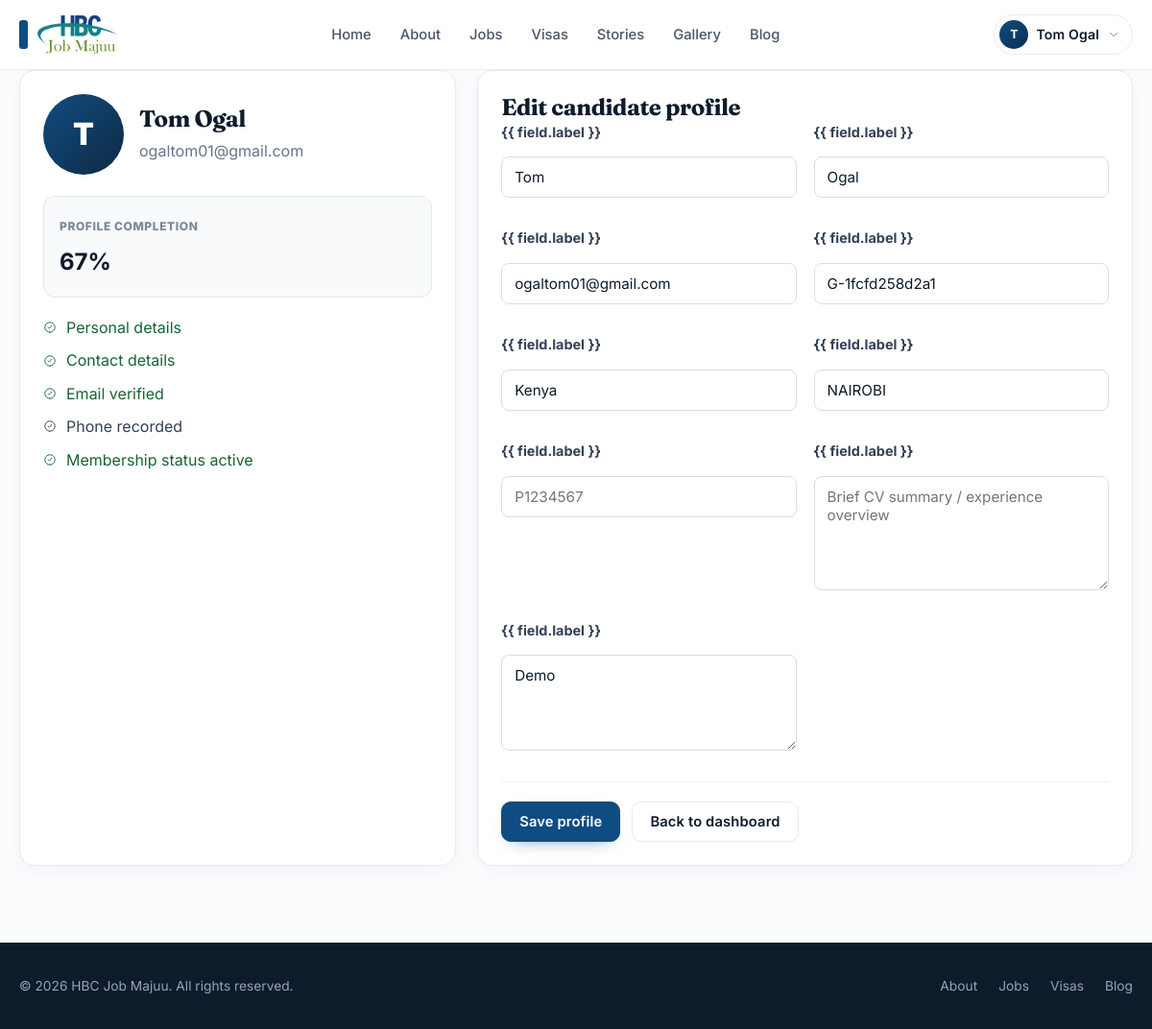
The page /profile/ (signed in) on the database its author committed.
### client/models.py (models this page shows, shortened)
class User(AbstractUser):
    class Role(models.TextChoices):
        USER = "USER", "Candidate"
        ADMIN = "ADMIN", "Super Admin"
        ADMIN_SUPER = "ADMIN_SUPER", "Super Admin"
        ADMIN_HANDLER = "ADMIN_HANDLER", "Admin Handler"
        PARTNER = "PARTNER", "Partner Reviewer"
        CONTENT_MANAGER = "CONTENT_MANAGER", "Content Manager"
        DIGITAL_MARKETING = "DIGITAL_MARKETING", "Digital Marketing"
        FINANCE_OFFICER = "FINANCE_OFFICER", "Finance Officer"
        ATS_COORDINATOR = "ATS_COORDINATOR", "ATS Coordinator"
    class MembershipTier(models.TextChoices):
        FREE = "FREE", "Free"
        MEMBER = "MEMBER", "Member"
        PLACED = "PLACED", "Placed"
    class NeaimsStatus(models.TextChoices):
        PENDING = "PENDING_REGISTRATION", "Pending Registration"
        REGISTERED = "REGISTERED", "Registered"
        VERIFIED = "VERIFIED", "Verified"
        REJECTED = "REJECTED", "Rejected"
    id = models.UUIDField(
        primary_key=True,
        default=uuid.uuid4,
        editable=False
    )
    first_name = models.CharField(max_length=50)
    last_name = models.CharField(max_length=50)
    email = models.EmailField(unique=True)
    phone_number = models.CharField(
        max_length=20,
        unique=True
    )
    country = models.CharField(max_length=100, blank=True, default="")
    city = models.CharField(max_length=100, blank=True, default="")
    passport_number = models.CharField(max_length=50, blank=True, default="")
    cv_summary = models.TextField(blank=True, default="")
    bio = models.TextField(blank=True, default="")
    role = models.CharField(
        max_length=30,
        choices=Role.choices,
        default=Role.USER,
        help_text="Controls how the user appears in the admin system and how they can access jobs.",
    )
    membership_tier = models.CharField(
        max_length=20,
        choices=MembershipTier.choices,
        default=MembershipTier.FREE
    )
    neaims_status = models.CharField(
        max_length=50,
        choices=NeaimsStatus.choices,
        default=NeaimsStatus.PENDING
    )
    groups = models.ManyToManyField(
        Group,
        related_name="client_user_set",
        blank=True,
        help_text="The groups this user belongs to.",
        verbose_name="groups",
    )
    user_permissions = models.ManyToManyField(
        Permission,
        related_name="client_user_permissions",
        blank=True,
        help_text="Specific permissions for this user.",
        verbose_name="user permissions",
    )
    created_at = models.DateTimeField(auto_now_add=True)
    updated_at = models.DateTimeField(auto_now=True)

### client/views.py (the view)
# urls.py: path("profile/", views.profile, name="profile"),
@login_required
def profile(request):
    user = request.user
    if request.method == "POST":
        form = ProfileForm(request.POST, instance=user)
        if form.is_valid():
            form.save()
            messages.success(request, "Your profile was updated successfully.")
            return redirect("client:profile")
    else:
        form = ProfileForm(instance=user)
    profile_score = 0
    checks = [
        bool(user.first_name),
        bool(user.last_name),
        bool(user.email),
        bool(user.phone_number and not user.phone_number.startswith("G-")),
        bool(user.country),
        bool(user.city),
        bool(user.passport_number),
        bool(user.cv_summary),
        user.membership_tier != "FREE",
    ]
    profile_score = int(round((sum(checks) / len(checks)) * 100))
    context = {
        "title": "Profile",
        "user_obj": user,
        "profile_score": profile_score,
        "checks": checks,
        "form": form,
    }
    return render(request, "client/profile.html", context)

### client/templates/client/profile.html (shortened to what this page needs)
{% extends "base.html" %}
{% block content %}
<div class="profile-shell">
    <aside class="panel">
        <div style="display:flex;align-items:center;gap:16px;">
            <div class="avatar-lg">{{ user.first_name|default:user.username|slice:":1"|upper }}</div>
            <div>
                <h1 style="margin:0;">{{ user.get_full_name|default:user.username }}</h1>
                <p style="margin:6px 0 0; color:#64748b;">{{ user.email }}</p>
            </div>
        </div>
        <div style="margin-top:22px;">
            <div class="kpi">
                <span
                    style="font-size:.75rem; font-weight:800; letter-spacing:.6px; text-transform:uppercase; color:#7a8797;">Profile
                    completion</span>
                <strong>{{ profile_score }}%</strong>
            </div>
        </div>
        <ul class="checklist">
            <li class="{% if checks.0 %}done{% endif %}"><svg class="icon-svg sm" xmlns="http://www.w3.org/2000/svg"
                    viewBox="0 0 24 24" fill="none" stroke="currentColor" stroke-width="1.5" stroke-linecap="round"
                    stroke-linejoin="round" aria-hidden="true" focusable="false">
                    <path d="M12 21a9 9 0 1 0 0-18 9 9 0 0 0 0 18Z" />
                    <path d="m9 12 2 2 4-5" />
                </svg> Personal details</li>
            <li class="{% if checks.1 %}done{% endif %}"><svg class="icon-svg sm" xmlns="http://www.w3.org/2000/svg"
                    viewBox="0 0 24 24" fill="none" stroke="currentColor" stroke-width="1.5" stroke-linecap="round"
                    stroke-linejoin="round" aria-hidden="true" focusable="false">
                    <path d="M12 21a9 9 0 1 0 0-18 9 9 0 0 0 0 18Z" />
                    <path d="m9 12 2 2 4-5" />
                </svg> Contact details</li>
            <li class="{% if checks.2 %}done{% endif %}"><svg class="icon-svg sm" xmlns="http://www.w3.org/2000/svg"
                    viewBox="0 0 24 24" fill="none" stroke="currentColor" stroke-width="1.5" stroke-linecap="round"
                    stroke-linejoin="round" aria-hidden="true" focusable="false">
                    <path d="M12 21a9 9 0 1 0 0-18 9 9 0 0 0 0 18Z" />
                    <path d="m9 12 2 2 4-5" />
                </svg> Email verified</li>
            <li class="{% if checks.3 %}done{% endif %}"><svg class="icon-svg sm" xmlns="http://www.w3.org/2000/svg"
                    viewBox="0 0 24 24" fill="none" stroke="currentColor" stroke-width="1.5" stroke-linecap="round"
                    stroke-linejoin="round" aria-hidden="true" focusable="false">
                    <path d="M12 21a9 9 0 1 0 0-18 9 9 0 0 0 0 18Z" />
                    <path d="m9 12 2 2 4-5" />
                </svg> Phone recorded</li>
            <li class="{% if checks.4 %}done{% endif %}"><svg class="icon-svg sm" xmlns="http://www.w3.org/2000/svg"
                    viewBox="0 0 24 24" fill="none" stroke="currentColor" stroke-width="1.5" stroke-linecap="round"
                    stroke-linejoin="round" aria-hidden="true" focusable="false">
                    <path d="M12 21a9 9 0 1 0 0-18 9 9 0 0 0 0 18Z" />
                    <path d="m9 12 2 2 4-5" />
                </svg> Membership status active</li>
        </ul>
    </aside>
    <section class="panel">
        <h2 style="margin-top:0;">Edit candidate profile</h2>
        <form method="post" novalidate>
            <div class="profile-grid">
                {% for field in form %}
                <div style="display:flex; flex-direction:column; gap:8px; margin-bottom:12px;">
                    <label for="{{ field.id_for_label }}" style="font-weight:700; color:#334155;">{{ field.label
                        }}</label>
                    {{ field }}
                </div>
                {% endfor %}
            </div>
            <div
                style="margin-top:20px; border-top:1px solid #eef2f7; padding-top:20px; display:flex; gap:12px; flex-wrap:wrap;">
                <button type="submit" class="btn btn-primary">Save profile</button>
                <a href="{% url 'client:dashboard' %}" class="btn btn-secondary">Back to dashboard</a>
            </div>
        </form>
    </section>
</div>
{% endblock %}

### client/templates/base.html (shortened to what this page needs)
{% load static %}
<!doctype html>
<html lang="en">
<head>
</head>
<body class="d-flex flex-column min-vh-100">
    <header class="site-header">
        <div class="site-container">
            <a class="brand" href="{% url 'client:index' %}" aria-label="Home">
                <img src="{% static 'images/Untitled-2.png' %}" alt="Home" class="site-logo">
            </a>
            <nav class="site-nav">
                <ul>
                    <li><a href="{% url 'client:index' %}">Home</a></li>
                    <li><a href="{% url 'client:about' %}">About</a></li>
                    <li><a href="{% url 'client:jobs' %}">Jobs</a></li>
                    <li><a href="{% url 'client:visas' %}">Visas</a></li>
                    <li><a href="{% url 'client:stories' %}">Stories</a></li>
                    <li><a href="{% url 'client:gallery' %}">Gallery</a></li>
                    <li><a href="{% url 'client:blog' %}">Blog</a></li>
                </ul>
            </nav>
            <div class="nav-actions">
                {% if user.is_authenticated %}
                <div class="account-menu" id="accountMenu">
                    <button type="button" class="account-trigger" id="accountTrigger" aria-haspopup="true"
                        aria-expanded="false">
                        <span class="avatar">
                            {{ user.first_name|default:user.username|slice:":1"|upper }}
                        </span>
                        <span class="account-name">
                            {{ user.get_full_name|default:user.username }}
                        </span>
                        <span class="caret">
                            <svg class="icon-svg sm" xmlns="http://www.w3.org/2000/svg" viewBox="0 0 24 24" fill="none"
                                stroke="currentColor" stroke-width="1.5" stroke-linecap="round" stroke-linejoin="round"
                                aria-hidden="true" focusable="false">
                                <path d="m6 9 6 6 6-6" />
                            </svg>
                        </span>
                    </button>
                </div>
                {% else %}
                <a href="{% url 'client:login' %}" class="btn-login">Login</a>
                <a href="{% url 'client:register' %}" class="btn-register">Register</a>
                {% endif %}
            </div>
        </div>
    </header>
    <main class="container">
        {% block content %}{% endblock %}
    </main>
    <footer class="site-footer">
        <div class="site-container">
            <small>&copy; {% now "Y" %} HBC Job Majuu. All rights reserved.</small>
            <div class="footer-links">
                <a href="{% url 'client:about' %}">About</a>
                <a href="{% url 'client:jobs' %}">Jobs</a>
                <a href="{% url 'client:visas' %}">Visas</a>
                <a href="{% url 'client:blog' %}">Blog</a>
            </div>
        </div>
    </footer>
</body>
</html>

### client/templates/client/profile.html (style rules this page uses)
.profile-shell { display: grid; grid-template-columns: 1.2fr 1.8fr; gap: 22px; }
.panel { background: #fff; border: 1px solid #e5eaf0; border-radius: 16px; box-shadow: 0 5px 20px rgba(15, 23, 42, .04); padding: 24px; }
.avatar-lg { width: 84px; height: 84px; border-radius: 50%; background: linear-gradient(135deg, #0f4c81, #102a43); display: flex; align-items: center; justify-content: center; color: #fff; font-size: 2rem; font-weight: 900; }
.profile-grid { display: grid; grid-template-columns: 1fr 1fr; gap: 18px; }
.kpi { background: #f8fafc; border: 1px solid #e2e8f0; border-radius: 12px; padding: 16px; }
.kpi strong { display: block; font-size: 1.5rem; margin-top: 6px; }
.checklist { list-style: none; padding: 0; margin: 18px 0 0; display: grid; gap: 8px; }
.checklist li { display: flex; align-items: center; gap: 10px; color: #334155; }
.checklist .done { color: #166534; }

### rows shown on the page
User: first_name "T", get_full_name "Tom Ogal", email "ogaltom01@gmail.com", form "Tom" "Ogal" "ogaltom01@gmail.com" "G-1fcfd258d2a1" "Kenya" "NAIROBI" "Demo"

### other values the page prints
{{ profile_score }} "67"
